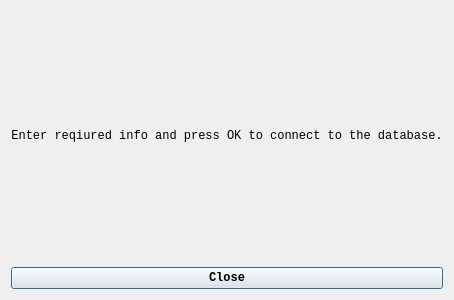
<?xml version="1.0" encoding="UTF-8"?>
<ui version="4.0">
 <class>HelpDialog</class>
 <widget class="QDialog" name="HelpDialog">
  <property name="geometry">
   <rect>
    <x>0</x>
    <y>0</y>
    <width>400</width>
    <height>300</height>
   </rect>
  </property>
  <property name="sizePolicy">
   <sizepolicy hsizetype="Fixed" vsizetype="Fixed">
    <horstretch>0</horstretch>
    <verstretch>0</verstretch>
   </sizepolicy>
  </property>
  <property name="windowTitle">
   <string>Help</string>
  </property>
  <layout class="QVBoxLayout" name="verticalLayout">
   <item>
    <widget class="QLabel" name="lb_helptext">
     <property name="font">
      <font>
       <family>Consolas</family>
      </font>
     </property>
     <property name="text">
      <string>Enter reqiured info and press OK to connect to the database.</string>
     </property>
     <property name="alignment">
      <set>Qt::AlignCenter</set>
     </property>
    </widget>
   </item>
   <item>
    <widget class="QPushButton" name="pb_close">
     <property name="font">
      <font>
       <family>Consolas</family>
       <bold>true</bold>
      </font>
     </property>
     <property name="text">
      <string>Close</string>
     </property>
    </widget>
   </item>
  </layout>
 </widget>
 <resources/>
 <connections/>
</ui>
